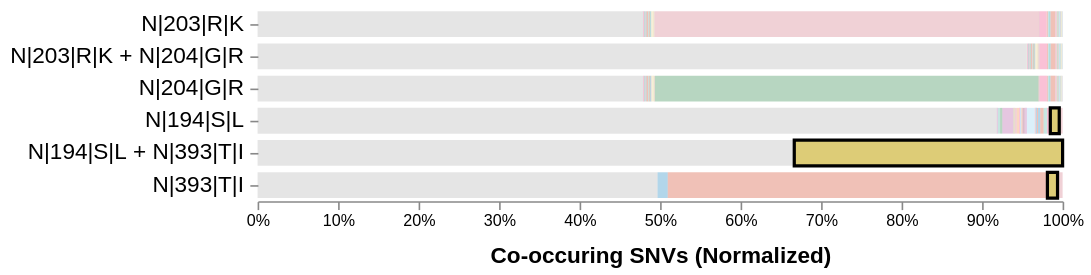

Express this chart as Vega-Lite.
### Vega specification from a JSON file in a GitHub repository (floating-point values rounded to 4 significant figures; data arrays with more than 128 entries replaced by an {"elided": "..."} marker saying what was removed)
{"$schema": "https://vega.github.io/schema/vega/v5.json", "description": "A basic stacked bar chart example.", "width": 500, "padding": 5, "autosize": "pad", "signals": [{"name": "rangeStep", "value": 20}, {"name": "innerPadding", "value": 0.2}, {"name": "outerPadding", "value": 0.1}, {"name": "stackOffset", "value": "normalize"}, {"name": "xLabel", "value": "Co-occuring SNVs (Normalized)"}, {"name": "xFormat", "value": "%"}, {"name": "hoverGroup", "value": null, "on": [{"events": "@locationbars:mouseover!", "update": "{group: datum.snv}"}, {"events": "@locationbars:mouseout!", "update": "null"}]}, {"name": "height", "update": "yExtent[1]"}, {"name": "clearGroup", "value": true, "comment": "If clicking on anything but a location bar, then clear the selection (by clearing the 'selection' data object)", "on": [{"events": "mouseup[!event.item]", "update": "true", "force": true}]}, {"name": "shiftGroup", "value": false, "comment": "Track whether or not the shift key is pressed. Used to select multiple locations by holding down shift before clicking", "on": [{"events": "@locationbars:click", "update": "event.shiftKey", "force": true}]}, {"name": "clickedGroups", "value": null, "comment": "Track clicks on the location bars, for selection purposes", "on": [{"events": "@locationbars:click", "update": "{group: datum.snv}", "force": true}]}], "data": [{"name": "selectedGroups", "values": [{"group": "N|62|E|V"}], "on": [{"trigger": "clearGroup", "remove": true}, {"trigger": "!shiftGroup", "remove": true}, {"trigger": "!shiftGroup && clickedGroups", "insert": "clickedGroups"}, {"trigger": "shiftGroup && clickedGroups", "toggle": "clickedGroups"}]}, {"name": "cooccurrence_data", "format": {"parse": {"combi": "string", "snv": "string", "count": "number"}}, "values": {"elided": "210 records"}, "transform": [{"type": "stack", "groupby": ["combi"], "sort": {"field": "snv"}, "field": "count", "offset": {"signal": "stackOffset"}}, {"type": "joinaggregate", "groupby": ["combi"], "fields": ["count"], "ops": ["sum"], "as": ["combi_count"]}, {"type": "formula", "expr": "datum.count / datum.combi_count", "as": "combi_percent"}]}, {"name": "combi_bars", "source": "cooccurrence_data", "transform": [{"type": "aggregate", "groupby": ["combi"]}, {"type": "formula", "as": "span", "expr": "rangeStep * bandspace(1, innerPadding, outerPadding)"}, {"type": "stack", "field": "span"}, {"type": "extent", "field": "y1", "signal": "yExtent"}]}], "scales": [{"name": "yscale", "type": "band", "round": true, "range": {"step": {"signal": "rangeStep"}}, "domain": {"data": "combi_bars", "field": "combi"}, "paddingInner": {"signal": "innerPadding"}, "paddingOuter": {"signal": "outerPadding"}}, {"name": "xscale", "type": "linear", "range": "width", "nice": true, "zero": true, "domain": {"data": "cooccurrence_data", "field": "y1"}}], "axes": [{"orient": "bottom", "scale": "xscale", "zindex": 1, "format": {"signal": "xFormat"}, "title": {"signal": "xLabel"}, "titleFontSize": 14, "titlePadding": 10}, {"orient": "left", "scale": "yscale", "domain": false, "zindex": 1, "labelFontSize": 14, "labelLimit": 200, "labelPadding": 4}], "marks": [{"name": "layer0", "type": "group", "encode": {"update": {"width": {"signal": "width"}, "height": {"signal": "height"}}}, "marks": [{"name": "locationbars", "type": "rect", "from": {"data": "cooccurrence_data"}, "encode": {"enter": {"strokeWidth": {"value": 2}, "fill": {"field": "color"}, "tooltip": {"signal": "{title: datum.combi, 'Co-occurring SNV': datum.snv, 'Count': datum.count, '%': format(datum.combi_percent, '.1%')}"}}, "update": {"y": {"scale": "yscale", "field": "combi"}, "height": {"scale": "yscale", "band": 1}, "x": {"scale": "xscale", "field": "y1"}, "x2": {"scale": "xscale", "field": "y0"}, "fillOpacity": [{"test": "hoverGroup && hoverGroup.group == datum.snv", "value": 0.7}, {"test": "!length(data('selectedGroups')) || indata('selectedGroups', 'group', datum.snv)", "value": 1.0}, {"value": 0.3}], "stroke": [{"test": "hoverGroup && hoverGroup.group == datum.snv", "value": "#333"}, {"test": "indata('selectedGroups', 'group', datum.snv)", "value": "#000"}, {"value": "transparent"}], "strokeDash": [{"test": "hoverGroup && hoverGroup.group == datum.snv", "value": [4, 4]}, {"value": [0, 0]}], "zindex": [{"test": "hoverGroup && hoverGroup.group == datum.snv", "value": 4}, {"test": "indata('selectedGroups', 'group', datum.snv)", "value": 3}, {"value": 1}]}}}]}]}
